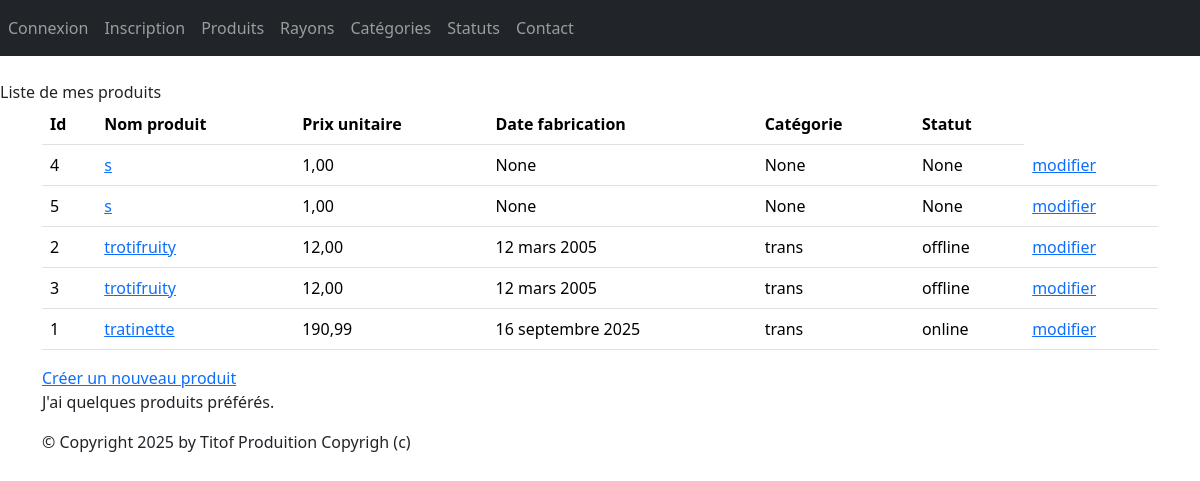
The page /monApp/produits/ on the database as committed earlier.
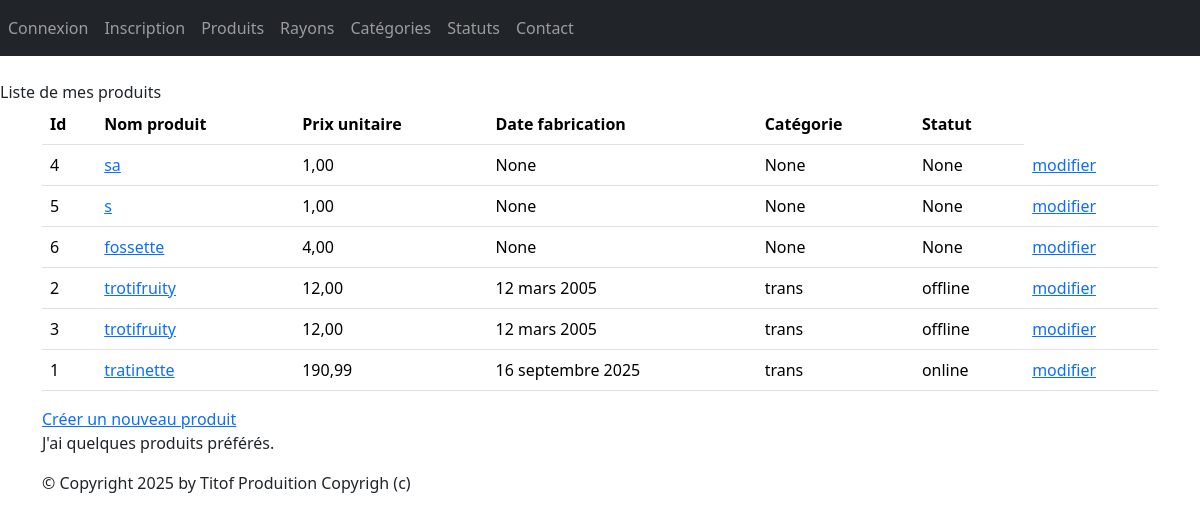
The same page on the database as committed later.
### monApp/models.py (models this page shows, shortened)
class Produit(models.Model):
    refProd = models.AutoField(primary_key=True)
    intituleProd = models.CharField(max_length=200)
    prixUnitaireProd = models.DecimalField(max_digits=10, decimal_places=2)
    categorie = models.ForeignKey(
        Categorie,
        on_delete=models.CASCADE,
        related_name="produits",
        null=True,
        blank=True
    )
    date_fabrication = models.DateField(null=True, blank=True)
    statut = models.ForeignKey(
        Statut,
        on_delete=models.SET_NULL,
        null=True,
        blank=True,
        related_name="produits"
    )

class Categorie(models.Model):
    idCat = models.AutoField(primary_key=True)
    nomCat = models.CharField(max_length=100)
    def __str__(self):
        return self.nomCat

class Statut(models.Model):
    idStatut = models.AutoField(primary_key=True)
    nomStatut = models.CharField(max_length=100)
    def __str__(self):
        return self.nomStatut

### monApp/views.py (the view)
# urls.py: path("produits/", ProduitListView.as_view(), name="produit"),
class ProduitListView(ListView):
    model = Produit
    template_name = "monApp/list_produits.html"
    context_object_name = "prdts"
    def get_queryset(self ) :
        return Produit.objects.order_by("prixUnitaireProd")
    def get_context_data(self, **kwargs):
        context = super(ProduitListView, self).get_context_data(**kwargs)
        context['titremenu'] = "Liste de mes produits"
        return context

### monApp/templates/monApp/list_produits.html
{% extends 'monApp/base.html' %}
{% block menu %}
{{titremenu}}
{% endblock %}
{% block contenu %}
<table class="table">
<thead>
<th>Id</th>
<th>Nom produit</th>
<th>Prix unitaire</th>
<th>Date fabrication</th>
<th>Catégorie</th>
<th>Statut</th>
</thead>
<tbody>
{% for prdt in prdts %}
<tr>
<td>{{ prdt.refProd }} </td>
<td><a href="{% url 'dtl_prdt' prdt.refProd %}">{{ prdt.intituleProd }}</a></td>
<td>{{ prdt.prixUnitaireProd }} </td>
<td>{{ prdt.date_fabrication }} </td>
<td>{{ prdt.categorie }} </td>
<td>{{ prdt.statut }} </td>
<td><a href="{% url 'prdt-chng' prdt.refProd %}">modifier</a>
</td>
</tr>
{% endfor %}
</tbody>
</table>
<a href="{% url 'crt-prdt' %}">Créer un nouveau produit</a>
<p>
J'ai
{% if prdts|length < 5 %}
peu de
{% elif prdts|length < 10 %}
quelques
{% else %}
beaucoup de
{% endif %}
produits préférés.
</p>
{% endblock %}

Rows that differ between the two databases and show on the page:
changed Produit id 4: intituleProd "s" → "sa"
added Produit: refProd "6", intituleProd "fossette", prixUnitaireProd "4,00", date_fabrication "None", categorie "None", statut "None"
